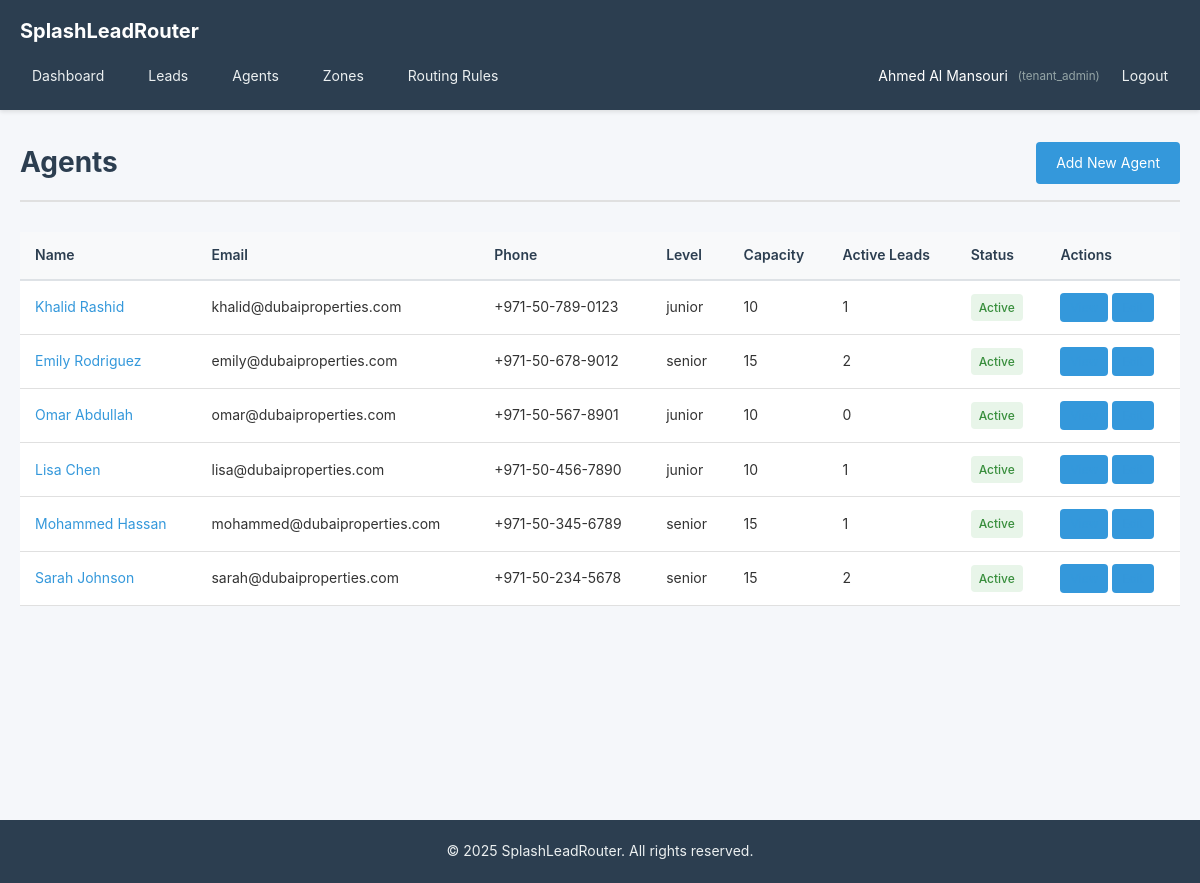
The app's page /agents (signed in) with its own data.
### tables this page shows
CREATE TABLE `users` (
  `id` INT UNSIGNED NOT NULL AUTO_INCREMENT,
  `tenant_id` INT UNSIGNED DEFAULT NULL COMMENT 'NULL for platform_admin',
  `name` VARCHAR(255) NOT NULL,
  `email` VARCHAR(255) NOT NULL,
  `password` VARCHAR(255) NOT NULL,
  `phone` VARCHAR(50) DEFAULT NULL,
  `role` ENUM('platform_admin', 'tenant_admin', 'agent', 'viewer') NOT NULL,
  `agent_level` ENUM('junior', 'senior') DEFAULT NULL COMMENT 'For agents only',
  `max_active_leads` INT DEFAULT 10 COMMENT 'Max open leads for agents',
  `is_active` TINYINT(1) DEFAULT 1,
  `created_at` TIMESTAMP DEFAULT CURRENT_TIMESTAMP,
  `updated_at` TIMESTAMP DEFAULT CURRENT_TIMESTAMP ON UPDATE CURRENT_TIMESTAMP,
  PRIMARY KEY (`id`),
  UNIQUE KEY `unique_email` (`email`),
  INDEX `idx_tenant_id` (`tenant_id`),
  INDEX `idx_role` (`role`),
  INDEX `idx_is_active` (`is_active`),
  FOREIGN KEY (`tenant_id`) REFERENCES `tenants`(`id`) ON DELETE CASCADE
);

### app/controllers/AgentController.php (called while the page is built, shortened)
<?php
require_once __DIR__ . '/../core/Controller.php';
require_once __DIR__ . '/../models/User.php';
class AgentController extends Controller {
    public function index() {
        $tenantId = $this->getCurrentTenantId();
        $userModel = $this->model('User');
        $agents = $userModel->getAgentsByTenant($tenantId, false);
        $agentsWithCapacity = $userModel->getAgentsCapacity($tenantId);
        $data = [
            'agents' => $agents,
            'agents_capacity' => $agentsWithCapacity
        ];
        $this->view('agents/index', $data);
    }
}

### public/index.php (called while the page is built, shortened)
<?php
require_once __DIR__ . '/../app/core/Database.php';
require_once __DIR__ . '/../app/core/Router.php';
require_once __DIR__ . '/../app/core/Controller.php';
require_once __DIR__ . '/../app/core/Model.php';
require_once __DIR__ . '/../app/core/View.php';
$router = new Router();
$router->get('/', 'DashboardController', 'index', 'home');
$router->get('/login', 'AuthController', 'showLogin', 'login.show');
$router->post('/login', 'AuthController', 'login', 'login.post');
$router->get('/logout', 'AuthController', 'logout', 'logout');
$router->get('/register', 'AuthController', 'showRegister', 'register.show');
$router->post('/register', 'AuthController', 'register', 'register.post');
$router->get('/dashboard', 'DashboardController', 'index', 'dashboard');
$router->get('/leads', 'LeadController', 'index', 'leads.index');
$router->get('/leads/create', 'LeadController', 'create', 'leads.create');
$router->post('/leads', 'LeadController', 'store', 'leads.store');
$router->get('/leads/:id', 'LeadController', 'show', 'leads.show');
$router->get('/leads/:id/edit', 'LeadController', 'edit', 'leads.edit');
$router->post('/leads/:id/update', 'LeadController', 'update', 'leads.update');
$router->post('/leads/:id/status', 'LeadController', 'updateStatus', 'leads.status');
$router->post('/leads/:id/notes', 'LeadController', 'addNote', 'leads.notes');
$router->post('/leads/:id/reassign', 'LeadController', 'reassign', 'leads.reassign');
$router->get('/agents', 'AgentController', 'index', 'agents.index');
$router->get('/agents/create', 'AgentController', 'create', 'agents.create');
$router->post('/agents', 'AgentController', 'store', 'agents.store');
$router->get('/agents/:id', 'AgentController', 'show', 'agents.show');
$router->get('/agents/:id/edit', 'AgentController', 'edit', 'agents.edit');
$router->post('/agents/:id/update', 'AgentController', 'update', 'agents.update');
$router->post('/agents/:id/delete', 'AgentController', 'delete', 'agents.delete');
$router->get('/zones', 'ZoneController', 'index', 'zones.index');
$router->get('/zones/create', 'ZoneController', 'create', 'zones.create');
$router->post('/zones', 'ZoneController', 'store', 'zones.store');
$router->get('/zones/:id', 'ZoneController', 'show', 'zones.show');
$router->get('/zones/:id/edit', 'ZoneController', 'edit', 'zones.edit');
$router->post('/zones/:id/update', 'ZoneController', 'update', 'zones.update');
$router->post('/zones/:id/assign-agent', 'ZoneController', 'assignAgent', 'zones.assign');
$router->post('/zones/:id/remove-agent/:agentId', 'ZoneController', 'removeAgent', 'zones.remove');
$router->post('/zones/:id/delete', 'ZoneController', 'delete', 'zones.delete');
$router->get('/routing-rules', 'RoutingRuleController', 'index', 'routing.index');
$router->get('/routing-rules/create', 'RoutingRuleController', 'create', 'routing.create');
$router->post('/routing-rules', 'RoutingRuleController', 'store', 'routing.store');
$router->get('/routing-rules/:id', 'RoutingRuleController', 'show', 'routing.show');
$router->get('/routing-rules/:id/edit', 'RoutingRuleController', 'edit', 'routing.edit');
$router->post('/routing-rules/:id/update', 'RoutingRuleController', 'update', 'routing.update');
$router->post('/routing-rules/:id/toggle', 'RoutingRuleController', 'toggleStatus', 'routing.toggle');
$router->post('/routing-rules/:id/delete', 'RoutingRuleController', 'delete', 'routing.delete');
$router->get('/api/docs', 'ApiController', 'docs', 'api.docs');
$router->post('/api/leads', 'ApiController', 'createLead', 'api.leads.create');
$router->post('/api/leads/:id', 'ApiController', 'updateLead', 'api.leads.update');
$router->get('/api/leads/:id', 'ApiController', 'getLead', 'api.leads.get');
$router->dispatch();

### config/database.php (called while the page is built)
<?php
return [
    'host' => getenv('DB_HOST') ?: 'localhost',
    'database' => getenv('DB_NAME') ?: 'splashleadrouter',
    'username' => getenv('DB_USER') ?: 'root',
    'password' => getenv('DB_PASS') ?: '',
    'charset' => 'utf8mb4',
];

### app/core/Database.php (called while the page is built, shortened)
<?php
class Database {
    private static $instance = null;
    private $connection;
    private function __construct() {
        $config = require_once __DIR__ . '/../../config/database.php';
        $dsn = "mysql:host={$config['host']};dbname={$config['database']};charset={$config['charset']}";
        $options = [
            PDO::ATTR_ERRMODE => PDO::ERRMODE_EXCEPTION,
            PDO::ATTR_DEFAULT_FETCH_MODE => PDO::FETCH_ASSOC,
            PDO::ATTR_EMULATE_PREPARES => false,
        ];
        try {
            $this->connection = new PDO($dsn, $config['username'], $config['password'], $options);
        } catch (PDOException $e) {
            die('Database connection failed: ' . $e->getMessage());
        }
    }
    public static function getInstance() {
        if (self::$instance === null) {
            self::$instance = new self();
        }
        return self::$instance;
    }
    public function query($sql, $params = []) {
        $stmt = $this->connection->prepare($sql);
        $stmt->execute($params);
        return $stmt;
    }
}

### app/models/User.php (called while the page is built, shortened)
<?php
require_once __DIR__ . '/../core/Model.php';
class User extends Model {
    protected $table = 'users';
    public function getAgentsByTenant($tenantId, $activeOnly = true) {
        $conditions = [
            'tenant_id' => $tenantId,
            'role' => 'agent'
        ];
        return $this->findAll($conditions);
    }
    public function getAgentsCapacity($tenantId) {
        $sql = "SELECT u.id, u.name, u.email, u.max_active_leads,
                COUNT(DISTINCT CASE WHEN l.status IN ('new', 'assigned', 'contacted', 'qualified') THEN l.id END) as current_active_leads,
                (u.max_active_leads - COUNT(DISTINCT CASE WHEN l.status IN ('new', 'assigned', 'contacted', 'qualified') THEN l.id END)) as available_capacity
                FROM {$this->table} u
                LEFT JOIN leads l ON u.id = l.assigned_agent_id
                WHERE u.tenant_id = ? AND u.role = 'agent' AND u.is_active = 1
                GROUP BY u.id
                ORDER BY available_capacity DESC";
        $stmt = $this->query($sql, [$tenantId]);
        return $stmt->fetchAll();
    }
}

### app/core/Model.php (called while the page is built, shortened)
<?php
class Model {
    protected $db;
    protected $table;
    protected $primaryKey = 'id';
    public function __construct() {
        $this->db = Database::getInstance();
    }
    public function findAll($conditions = [], $limit = null, $offset = null) {
        $sql = "SELECT * FROM {$this->table}";
        $params = [];
        if (!empty($conditions)) {
            $where = [];
            foreach ($conditions as $key => $value) {
                $where[] = "{$key} = ?";
                $params[] = $value;
            }
            $sql .= " WHERE " . implode(' AND ', $where);
        }
        $sql .= " ORDER BY {$this->primaryKey} DESC";
        $stmt = $this->db->query($sql, $params);
        return $stmt->fetchAll();
    }
    protected function query($sql, $params = []) {
        return $this->db->query($sql, $params);
    }
}

### app/core/View.php (called while the page is built, shortened)
<?php
class View {
    public static function escape($string) {
        return htmlspecialchars($string, ENT_QUOTES, 'UTF-8');
    }
}

### app/views/agents/index.php (the view, shortened to what this page needs)
<?php
require_once __DIR__ . '/../layouts/header.php';
?>
<div class="page-header">
    <h1>Agents</h1>
    <a href="/agents/create" class="btn btn-primary">Add New Agent</a>
</div>
<table class="data-table">
    <thead>
        <tr>
            <th>Name</th>
            <th>Email</th>
            <th>Phone</th>
            <th>Level</th>
            <th>Capacity</th>
            <th>Active Leads</th>
            <th>Status</th>
            <th>Actions</th>
        </tr>
    </thead>
    <tbody>
        <?php foreach ($agents as $agent): ?>
        <?php
        $capacity = null;
        foreach ($agents_capacity as $ac) {
            if ($ac['id'] == $agent['id']) {
                $capacity = $ac;
                break;
            }
        }
        ?>
        <tr>
            <td><a href="/agents/<?php echo $agent['id']; ?>"><?php echo View::escape($agent['name']); ?></a></td>
            <td><?php echo View::escape($agent['email']); ?></td>
            <td><?php echo View::escape($agent['phone']); ?></td>
            <td><?php echo View::escape($agent['agent_level']); ?></td>
            <td><?php echo $agent['max_active_leads']; ?></td>
            <td><?php echo $capacity ? $capacity['current_active_leads'] : 0; ?></td>
            <td><span class="badge badge-<?php echo $agent['is_active'] ? 'active' : 'inactive'; ?>"><?php echo $agent['is_active'] ? 'Active' : 'Inactive'; ?></span></td>
            <td>
                <a href="/agents/<?php echo $agent['id']; ?>" class="btn btn-sm">View</a>
                <a href="/agents/<?php echo $agent['id']; ?>/edit" class="btn btn-sm">Edit</a>
            </td>
        </tr>
        <?php endforeach; ?>
    </tbody>
</table>
<?php require_once __DIR__ . '/../layouts/footer.php'; ?>

### app/core/Router.php (shortened to what this page needs)
<?php
class Router {
    private $routes = [];
    private function addRoute($method, $path, $controller, $action, $name = null) {
        $pattern = $this->convertPathToRegex($path);
        $this->routes[] = [
            'method' => $method,
            'path' => $path,
            'pattern' => $pattern,
            'controller' => $controller,
            'action' => $action
        ];
    }
    private function convertPathToRegex($path) {
        $pattern = preg_replace('/\/:([a-zA-Z0-9_]+)/', '/(?P<$1>[a-zA-Z0-9_-]+)', $path);
        return '#^' . $pattern . '$#';
    }
    public function dispatch() {
        $requestMethod = $_SERVER['REQUEST_METHOD'];
        $requestUri = $_SERVER['REQUEST_URI'];
        $requestUri = strtok($requestUri, '?');
        $requestUri = rtrim($requestUri, '/');
        foreach ($this->routes as $route) {
            if ($route['method'] === $requestMethod && preg_match($route['pattern'], $requestUri, $matches)) {
                $params = array_filter($matches, 'is_string', ARRAY_FILTER_USE_KEY);
                $controller = new $controllerName();
                $action = $route['action'];
                call_user_func_array([$controller, $action], $params);
                return;
            }
        }
    }
}

### public/assets/css/style.css (style rules this page uses)
* { margin: 0; padding: 0; box-sizing: border-box; }
body { font-family: -apple-system, BlinkMacSystemFont, 'Segoe UI', Roboto, 'Helvetica Neue', Arial, sans-serif; font-size: 14px; line-height: 1.6; color: #333; background-color: #f5f7fa; }
.page-header { display: flex; justify-content: space-between; align-items: center; margin-bottom: 30px; padding-bottom: 15px; border-bottom: 2px solid #e0e0e0; }
.page-header h1 { font-size: 28px; color: #2c3e50; }
.btn { display: inline-block; padding: 10px 20px; background-color: #3498db; color: white; text-decoration: none; border-radius: 4px; border: none; cursor: pointer; font-size: 14px; transition: background 0.3s; }
.btn-primary { background-color: #3498db; }
.btn-sm { padding: 5px 10px; font-size: 12px; }
.data-table { width: 100%; border-collapse: collapse; background: white; }
.data-table thead { background-color: #f8f9fa; border-bottom: 2px solid #dee2e6; }
.data-table th { padding: 12px 15px; text-align: left; font-weight: 600; color: #2c3e50; }
.data-table td { padding: 12px 15px; border-bottom: 1px solid #e0e0e0; }
.data-table a { color: #3498db; text-decoration: none; }
.badge { display: inline-block; padding: 4px 8px; border-radius: 4px; font-size: 12px; font-weight: 500; }
.badge-active { background-color: #e8f5e9; color: #388e3c; }

### records on screen
users: name "Khalid Rashid", email "khalid@dubaiproperties.com", phone "+971-50-789-0123", agent_level "junior", max_active_leads "10", current_active_leads "1", is_active "Active"
users: name "Emily Rodriguez", email "emily@dubaiproperties.com", phone "+971-50-678-9012", agent_level "senior", max_active_leads "15", current_active_leads "2", is_active "Active"
users: name "Omar Abdullah", email "omar@dubaiproperties.com", phone "+971-50-567-8901", agent_level "junior", max_active_leads "10", current_active_leads "0", is_active "Active"
users: name "Lisa Chen", email "lisa@dubaiproperties.com", phone "+971-50-456-7890", agent_level "junior", max_active_leads "10", current_active_leads "1", is_active "Active"
users: name "Mohammed Hassan", email "mohammed@dubaiproperties.com", phone "+971-50-345-6789", agent_level "senior", max_active_leads "15", current_active_leads "1", is_active "Active"
users: name "Sarah Johnson", email "sarah@dubaiproperties.com", phone "+971-50-234-5678", agent_level "senior", max_active_leads "15", current_active_leads "2", is_active "Active"
